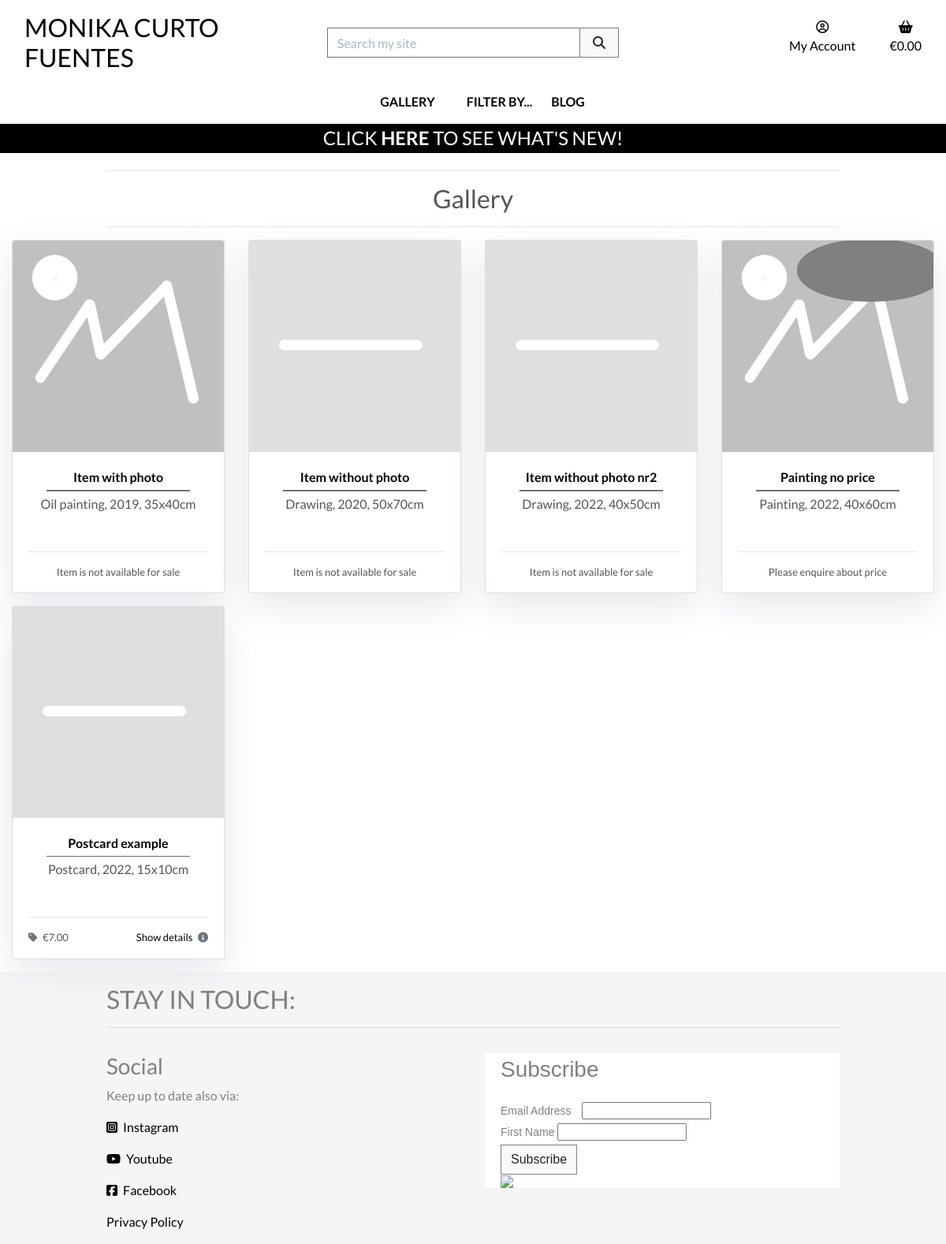
Before: /products/ with the older database file.
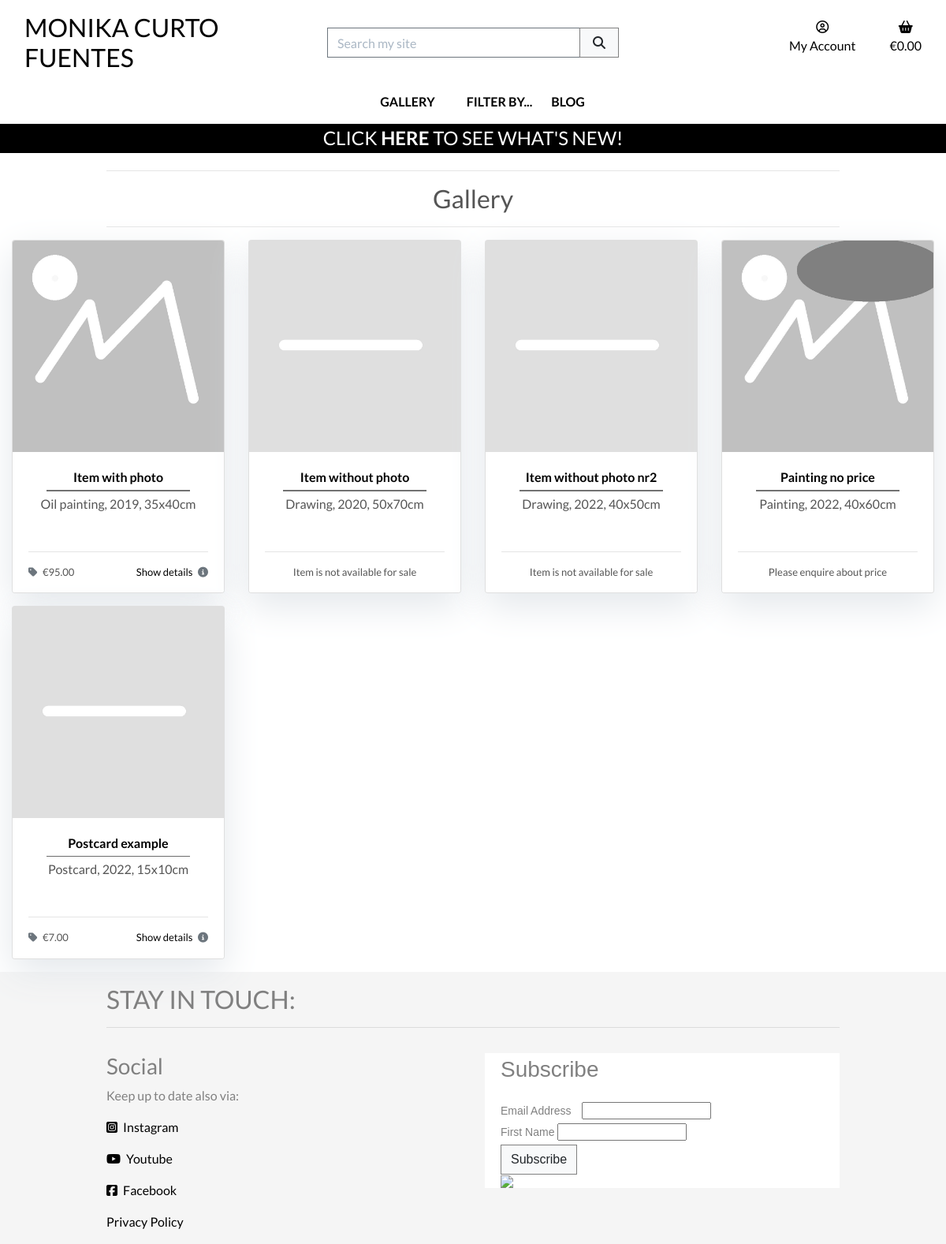
After: the same page with the newer database file.
### products/models.py (models this page shows, shortened)
class Product(models.Model):
    title = models.CharField(
        max_length=254,
        unique=True)
    sku = models.CharField(
        max_length=254,
        null=True,
        blank=True)
    excerpt = models.TextField(
        blank=True)
    description = models.TextField()
    price = models.DecimalField(
        max_digits=6,
        decimal_places=2,
        null=True,
        blank=True)
    image = models.ImageField(
        null=True,
        blank=True)
    category = models.ForeignKey(
        'Category',
        null=True,
        blank=True,
        on_delete=models.SET_NULL)
    orientation = models.CharField(
        max_length=9,
        choices=ORIENTATION,
        null=True,
        blank=True)
    is_unique = models.BooleanField(
        default=True)
    priority = models.CharField(
        max_length=10,
        choices=PRIORITY_CHOICES,
        default="3 - Normal",
        null=True,
        blank=True)
    highlight = models.BooleanField(
        default=False)
    available = models.BooleanField(
        default=True)
    live = models.BooleanField(
        default=True)
    created_on = models.DateTimeField(
        auto_now_add=True,
        null=True,
        blank=True)
    updated_on = models.DateTimeField(
        auto_now=True,
        null=True,
        blank=True)
    class Meta:
        ordering = ['priority', 'created_on']

### products/views.py (the view, shortened to what this page needs)
def all_products(request):
    products = Product.objects.all()
    query = None
    available = None
    availability = None
    orientation = None
    orientations = None
    categories = None
    highlights = None
    context = {
        'products': products,
        'search_term': query,
        'available': available,
        'current_availability': availability,
        'orientation': orientation,
        'current_orientations': orientations,
        'current_categories': categories,
        'highlights': highlights,
    }
    return render(request, 'products/products.html', context)

### bag/contexts.py (called while the page is built, shortened)
def bag_contents(request):
    bag_items = []
    total = 0
    product_count = 0
    bag = request.session.get('bag', {})
    if total < settings.FREE_DELIVERY_THRESHOLD and total > 0:
        min_charge = settings.DELIVERY_MIN_CHARGE
        delivery = max(
            total * Decimal(settings.STANDARD_DELIVERY_PERCENTAGE / 100),
            min_charge)
        free_delivery_delta = settings.FREE_DELIVERY_THRESHOLD - total
    else:
        delivery = 0
        free_delivery_delta = 0
    grand_total = delivery + total
    context = {
        'bag_items': bag_items,
        'total': total,
        'product_count': product_count,
        'delivery': delivery,
        'free_delivery_delta': free_delivery_delta,
        'free_delivery_threshold': settings.FREE_DELIVERY_THRESHOLD,
        'grand_total': grand_total,
    }
    return context

### products/templates/products/products.html (shortened to what the changed rows need)
{% extends "base.html" %}
{% load static %}
{% block page_header %}
    <div class="container header-container">
        <div class="row">
            <div class="col-12 text-center">
                <h2>
                    {% if search_term %}
                        {% if products|length == 0 %}
                            No
                        {% else %}
                            {{ products|length }}
                        {% endif %}
                        item{% if products|length != 1 %}s {% endif %}
                        found for <strong>{{ search_term }}</strong>
                    {% elif current_orientations %}
                        {{ orientation }}s
                    {% elif current_categories %}
                        {% for c in current_categories %}
                            <a href="{% url 'products' %}?category={{ c.name }}">
                                {{ c.friendly_name }}s
                            </a>
                        {% endfor %}
                    {% else %}
                        Gallery
                    {% endif %}
                </h2>
            </div>
        </div>
    </div>
{% endblock %}
{% block content %}
    <div class="container-fluid">
        <div class="row">
            <div class="col">
                <div class="row">
                    {% for product in products %}
                        {% if product.live or request.user.is_staff %}
                            {% if products|length < 3 %}
                                <div class="col-12 col-md-8 offset-md-2 col-lg-6 offset-lg-3 mb-3">
                            {% else %}
                                <div class="col-md-4 col-xl-3 mb-3">
                            {% endif %}
                                <div class="card h-100">
                                    {% if product.image %}
                                        <a href="{% url 'product_detail' product.id %}">
                                            <img src="{{ product.image.url }}" alt="{{ product.title }}" class="card-img-top img-fluid">
                                        </a>
                                    {% else %}
                                        <a href="{% url 'product_detail' product.id %}">
                                            <img src="{{ MEDIA_URL }}placeholder.jpg" alt="{{ product.title }}" class="card-image-top img-fluid">
                                        </a>
                                    {% endif %}
                                    <div class="card-body text-center">
                                        <a href="{% url 'product_detail' product.id %}">
                                            <p class="mb-0 font-weight-bold">{{ product.title }}</p>
                                        </a>
                                        <hr class="hr-middle">
                                        <p class="mb-0">{{ product.excerpt }}</p>
                                    </div>
                                    <div class="card-footer">
                                        <div class="row">
                                            <div class="col">
                                                <hr>
                                                {% if product.available and product.price %}
                                                    <p class="float-left">
                                                        <i class="fas fa-tag mr-1 text-muted"></i>
                                                        &euro;{{ product.price }}
                                                    </p>
                                                    <a href="{% url 'product_detail' product.id %}">
                                                        <p class="float-right">
                                                            Show details
                                                            <i class="fas fa-info-circle ml-1 text-muted"></i>
                                                        </p>
                                                    </a>
                                                {% elif product.available and not product.price %}
                                                    <p class="text-center">
                                                        Please enquire about price
                                                    </p>
                                                {% else %}
                                                    <p class="text-center">
                                                        Item is not available for sale
                                                    </p>
                                                {% endif %}
                                            </div>
                                        </div>
                                    </div>
                                </div>
                            </div>
                        {% endif %}
                    {% endfor %}
                </div>
            </div>
        </div>
    </div>
{% endblock %}

Changed rows visible on the page:
changed Product "Item with photo": price (not shown) → "95.00"; available "Item is not available for sale" → "€ Show details"
